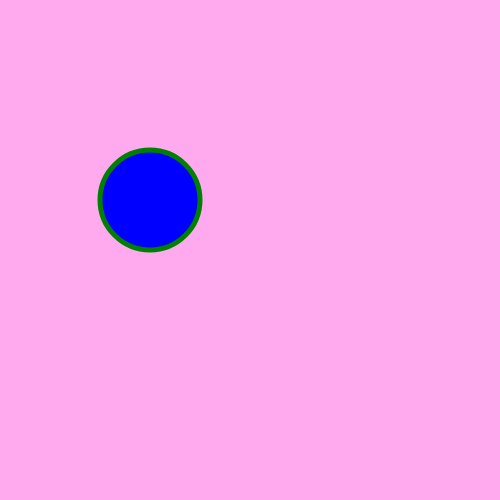
Frame 1 (no input)
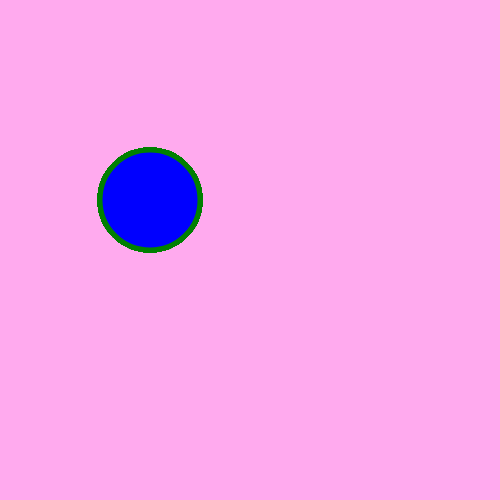
Frame 60 (no input)
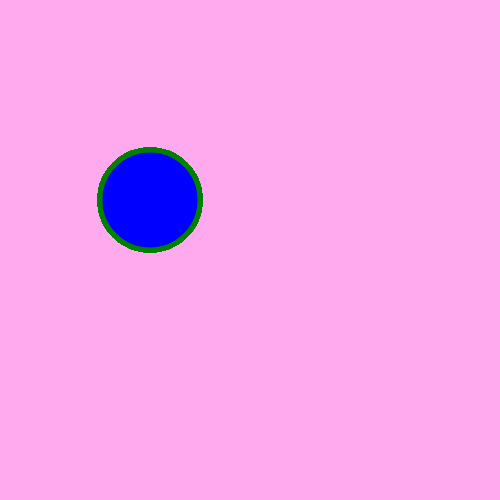
Frame 120 (the mouse pressed at the canvas centre since frame 60)

The p5.js sketch that drew these frames (run headless with seeded random() and noise() and a simulated clock; from frame 60 on, the mouse is pressed at the canvas centre):

// p5.js sketch
// ── sketch.js
function setup() {
 // put setup code here
  createCanvas(500,500);
  background('#fae');

}

function draw() {
  // put drawing code here
  fill('blue');
  stroke('green');
  strokeWeight(5);
  ellipse(150,200,100,100);
}
